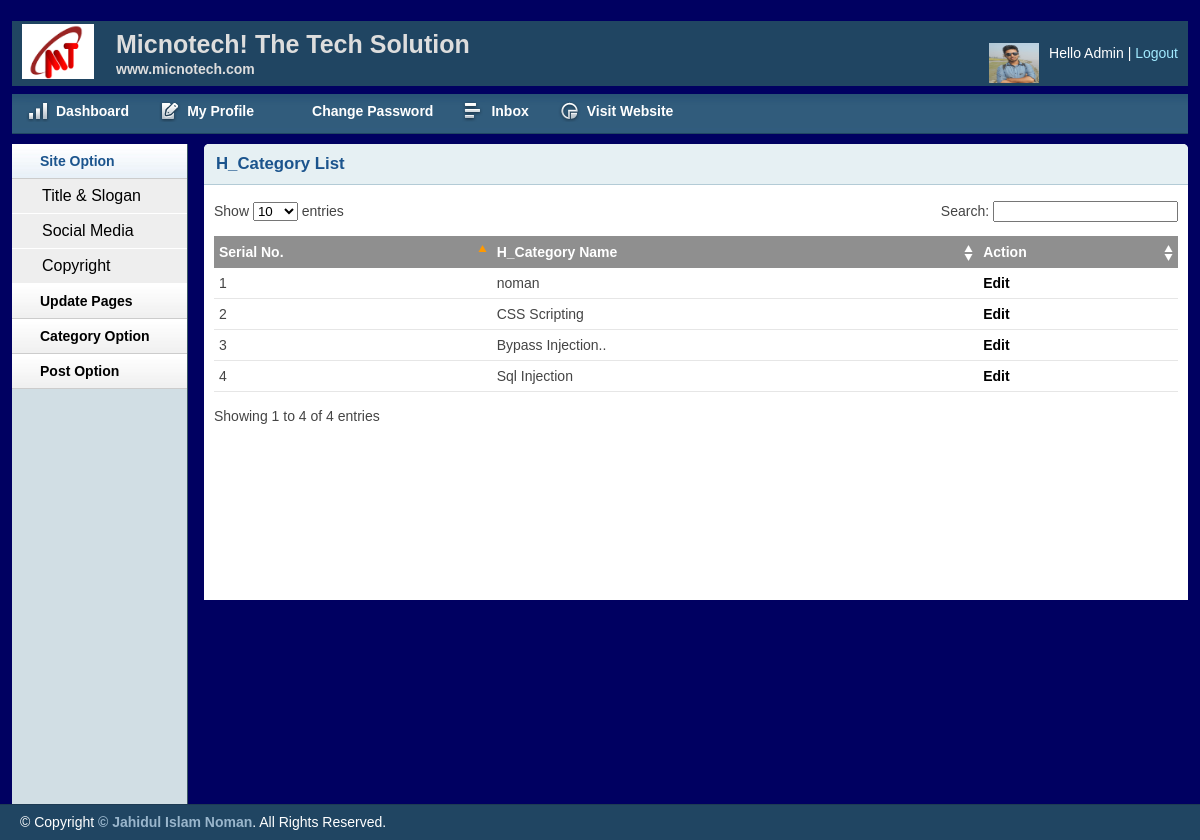
The page /admin/H_catlist.php (signed in) on the database its author committed.
### tables this page shows
CREATE TABLE IF NOT EXISTS `h_catagory` (
  `id` int(11) NOT NULL AUTO_INCREMENT,
  `name` varchar(300) NOT NULL,
  `time` timestamp NOT NULL DEFAULT CURRENT_TIMESTAMP ON UPDATE CURRENT_TIMESTAMP,
  `creator` varchar(200) NOT NULL,
  `updated` varchar(200) NOT NULL,
  `updated_time` varchar(400) DEFAULT NULL,
  PRIMARY KEY (`id`)
);

### lib/Database.php (called while the page is built, shortened)
<?php
Class Database{
	public $host   = DB_HOST;
	public $user   = DB_USER;
	public $pass   = DB_PASS;
	public $dbname = DB_NAME;
	public $link;
	private function connectDB(){
	$this->link = new mysqli($this->host, $this->user, $this->pass, $this->dbname);
 }
	public function select($query){
		$result = $this->link->query($query) or die($this->link->error.__LINE__);
		if($result->num_rows > 0){
			return $result;
		} else {
			return false;
		}
	}
}

### admin/H_catlist.php (the view, shortened to what this page needs)
<?php include 'inc/header.php';?>
<?php include 'inc/sidebar.php';?>
        <div class="grid_10">
            <div class="box round first grid">
                <h2>H_Category List</h2>
                <div class="block">
                <table class="data display datatable" id="example">
                        <thead>
                                <tr>
                                    <th>Serial No.</th>
                                    <th>H_Category Name</th>
                                    <th>Action</th>
                                </tr>
                        </thead>
                    <tbody>
                            <?php
                        $sql="SELECT * FROM h_catagory order by id desc";
                       $catagory=$db->select($sql);
                       if($catagory){
                           $count=0;
                           while($result=$catagory->fetch_assoc()){
                               $count++;
                        ?>
                            <tr class="odd gradeX">
                                    <td><?php echo $count;?></td>
                                    <td><?php echo $result['name'];?></td>
                                    <td><a href="edithcat.php?hcatid=<?php echo $result['id'];?>">Edit</a>
                            </tr>
                           <?php } ?>
                           <?php } else { echo "No Data Found" ;}?>
                    </tbody>
                </table>
               </div>
            </div>
        </div>
    <?php include 'inc/footer.php';?>

### admin/css/layout.css (style rules this page uses)
body { background: #000061 none repeat scroll 0 0; color: #444; font-size: 14px; padding: 0; }
a { color: #000; font-weight:bold; text-decoration: none; }
h1, h2, h3, h4, h5, h6 { line-height:1.2em; margin-bottom:.3em; }
h2 { margin-top:1em; }
.box { background:#fff; margin-bottom:20px; padding:10px 10px 10px 10px; margin-left:-8px; }
.box.grid { padding-bottom:40px; }
.box.round { -moz-border-radius: 5px 5px 0px 0px; -webkit-border-radius: 5px 5px 0px 0px; border-radius: 5px 5px 0px 0px; }
.box h2 { font-size:1.2em; font-weight:bold; color:#1B548D; background:#E6F0F3; margin:-10px -10px 0 -10px; padding:10px 12px; border-bottom:1px solid #B3CBD6; -moz-border-radius: 5px 5px 0px 0px; -webkit-border-radius: 5px 5px 0px 0px; border-radius: 5px 5px 0px 0px; }
.box.first { min-height: 406px; }
.block { padding-top:16px; }
.block { padding-bottom:1px; }
table.display { margin: 0 auto; clear: both; width: 100%; }
.sorting_asc { background: #8f8f8f url(../img/table/sort_asc.png) no-repeat center right; padding:8px 5px; text-align:left; color:#fff; }
.sorting { background:#8f8f8f url(../img/table/sort_both.png) no-repeat center right; padding:8px 5px; text-align:left; color:#fff; }
tr.odd { height: 30px; line-height: 30px; border-bottom:1px solid #e6e6e6; }
tr.even { height: 30px; line-height: 30px; border-bottom:1px solid #e6e6e6; }
tr.odd td, tr.even td { padding-left:5px; }

### rows shown on the page
h_catagory: name "noman"
h_catagory: name "CSS Scripting"
h_catagory: name "Bypass Injection.."
h_catagory: name "Sql Injection"

### other values the page prints
session::get("username") "Admin"
